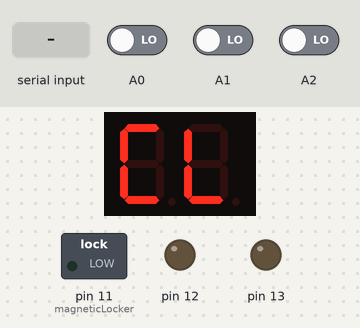
Recording of a sketch running on a simulated Arduino Uno, built with avr-gcc and run on an emulated ATmega328P. On the bench: 2-digit seven-segment display, switched loads named in the sketch (green lamp = pin HIGH), output pins drawn as LEDs (lit = HIGH). Wiring (inferred from the names in the program): 2-digit 7-segment display, segments lit when HIGH: segments pin 2, pin 3, pin 4, pin 5, pin 6, pin 7, pin 8; digit selects pin 9, pin 10. Inputs (shaded band) come from the test bench; at power-on: A0 LOW, A1 LOW, A2 LOW. The segment pins are drawn as the display they are named for; pins used as bus, display or sensor lines are not drawn; what the sketch prints to the serial monitor is not drawn.

Above: at 1.2 s.
1.3 s: A0 driven HIGH
At 2.4 s:
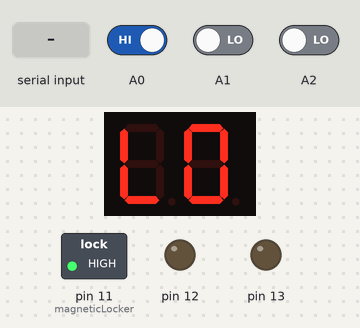
4.3 s: A1 driven HIGH
At 5.0 s:
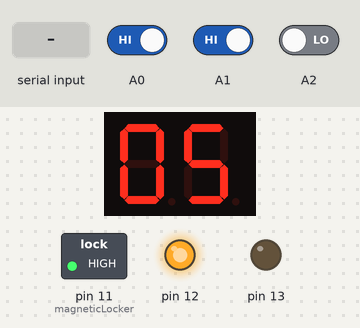
7.3 s: A2 driven HIGH
At 8.8 s:
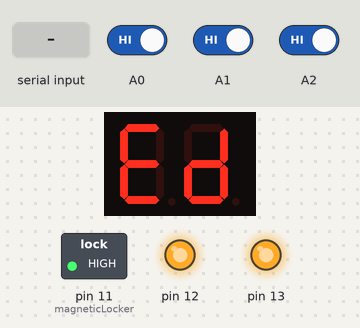
10.3 s: "1" received over Serial
At 12.8 s:
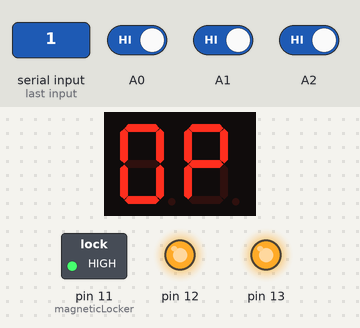
13.3 s: A0 driven LOW
At 15.2 s:
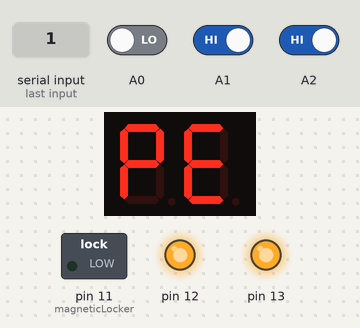
16.3 s: A1 driven LOW
At 17.6 s:
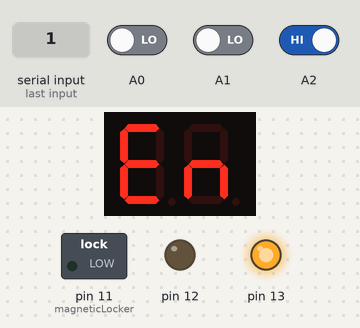
Timing chart, 0 to 19.3 s (numbered marks = the images above; inputs shaded):
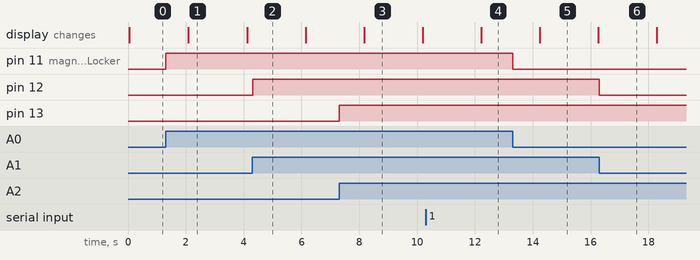

Measured:
- after the input at 1.3 s, pin 11 (magneticLocker): LOW → HIGH at once
- after the input at 4.3 s, pin 12: LOW → HIGH at once
- after the input at 7.3 s, pin 13: LOW → HIGH at once
- after the input at 10.3 s, the display: changes after 1.9 s (image 4)
- after the input at 13.3 s, pin 11 (magneticLocker): HIGH → LOW at once
- after the input at 16.3 s, pin 12: HIGH → LOW at once
- what the display in image 1 shows lasts 2.0 s, from 2.1 s to 4.1 s

The sketch:

displayData.ino
```cpp
int pinA = 2;
int pinB = 3;
int pinC = 4;
int pinD = 5;

int pinE = 6;
int pinF = 7;
int pinG = 8;

int display1_earth = 9;
int display2_earth = 10;

int magneticLocker = 11;

int refreshFrame_Time = 10;
int refreshImage_Time = 2000;

int unlock_Time = 3000;
int open_Time = 6000;

bool open = false;

struct display{
   bool a;
   bool b;
   bool c;
   bool d;

   bool e;
   bool f;
   bool g;
};

struct display dC = {true,false,false,true, true,true,false};
struct display dL = {false,false,false,true, true,true,false};
struct display dE = {true,false,false,true, true,true,true};
struct display dP = {true,true,false,false, true,true,true};
struct display dO = {true, true, true, true, true, true, false};
struct display dD = {false, true, true, true, true, false, true};
struct display dS = {true, false, true, true, false, true, true};
struct display dN = {false, false, true, false, true, false, true};

struct display emptyness = {false,false,false,false, false,false,false};


void displayData(struct display data){
  digitalWrite(pinA, data.a ? HIGH : LOW);
  digitalWrite(pinB, data.b ? HIGH : LOW);
  digitalWrite(pinC, data.c ? HIGH : LOW);
  digitalWrite(pinD, data.d ? HIGH : LOW);

  digitalWrite(pinE, data.e ? HIGH : LOW);
  digitalWrite(pinF, data.f ? HIGH : LOW);
  digitalWrite(pinG, data.g ? HIGH : LOW);
}

void displayFrames(int ms, struct display d1, struct display d2){
  int frames = (ms / refreshFrame_Time);

  for(int i=0; i<(frames/2) ; i++){
    digitalWrite(display1_earth, LOW);
    digitalWrite(display2_earth, HIGH);
    displayData(d1);

    readSensors();
    delay(refreshFrame_Time);
    readSensors();

    digitalWrite(display1_earth, HIGH);
    digitalWrite(display2_earth, LOW);
    displayData(d2);

    readSensors();
    delay(refreshFrame_Time);
    readSensors();
  }
}

void displayOpen(){
  int ms = 0;
  digitalWrite(magneticLocker, HIGH);

  while( ms < open_Time ){
    displayFrames(refreshImage_Time, dO, dP);
    ms+= refreshImage_Time; if(ms >= open_Time){ break; } else if(ms >= unlock_Time){ digitalWrite(magneticLocker, LOW); };

    displayFrames(refreshImage_Time, dP, dE);
    ms+= refreshImage_Time; if(ms >= open_Time){ break; } else if(ms >= unlock_Time){ digitalWrite(magneticLocker, LOW); };

    displayFrames(refreshImage_Time, dE, dN);
    ms+= refreshImage_Time; if(ms >= open_Time){ break; } else if(ms >= unlock_Time){ digitalWrite(magneticLocker, LOW); };

    displayFrames(refreshImage_Time, dN, dO);
    ms+= refreshImage_Time; if(ms >= unlock_Time){ digitalWrite(magneticLocker, LOW); };
    open = false;
  }
}

void displayClosed(){

  displayFrames(refreshImage_Time, dC, dL); if(open){return;}
  displayFrames(refreshImage_Time, dL, dO); if(open){return;}
  displayFrames(refreshImage_Time, dO, dS); if(open){return;}
  displayFrames(refreshImage_Time, dS, dE); if(open){return;}
  displayFrames(refreshImage_Time, dE, dD); if(open){return;}
  displayFrames(refreshImage_Time, dD, dC); if(open){return;}
}

void setup() {
  Serial.begin(9600);
  for (int i = 2; i <= 13; i++) {
    pinMode(i, OUTPUT);
  }
  pinMode(A0, INPUT);
  pinMode(A1, INPUT);
  pinMode(A2, INPUT);

  displayData(emptyness);
}

void readSensors(){
  if(digitalRead(A0) || digitalRead(A1) || digitalRead(A2)){ Serial.print("0"); }

  digitalWrite(11, digitalRead(A0) ? HIGH : LOW);
  digitalWrite(12, digitalRead(A1) ? HIGH : LOW);
  digitalWrite(13, digitalRead(A2) ? HIGH : LOW);
}

void loop() {
  if (Serial.available() > 0) {
    char data = Serial.read();

    if (data == '1') {
      open = true;
    }
    else if (data == '0') {
      open = false;
    }
  }


  if (open){ displayOpen(); }
  else{ displayClosed(); }

}
```
